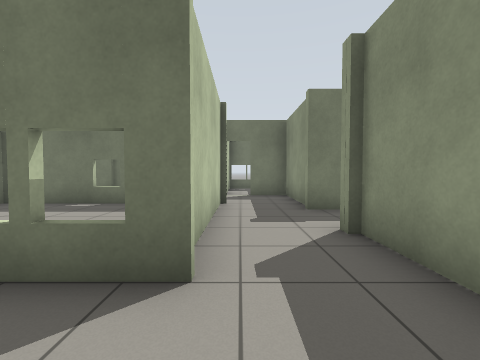
[1] (above)

24 first-person views from a walk through a Gazebo world. The camera is 0.94 m above the floor, tilts 2° down and sees 90° across. The floor is counted in squares, 1 m on a side. Each view is taken from the middle of a square. On the plan, view 1 faces up. The plan holds only what a view shows up to about 10 squares ahead; the rest is blank. The place goes on beyond the plan.

[2]
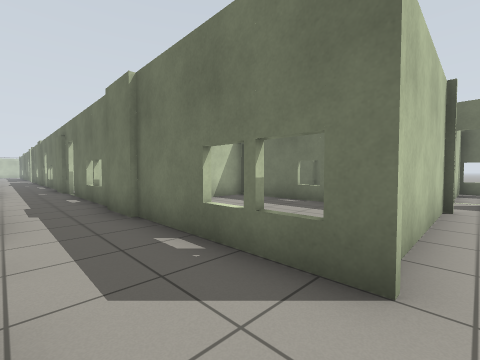

[3]
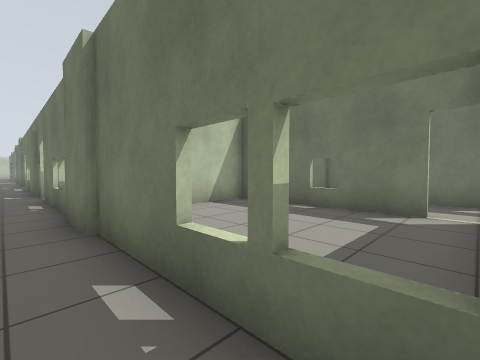

[4]
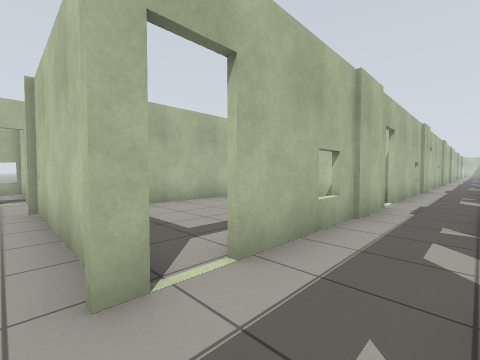

[5]
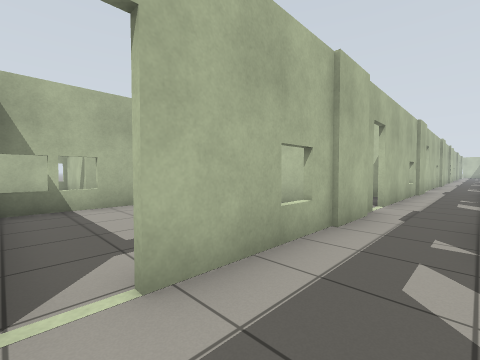

[6]
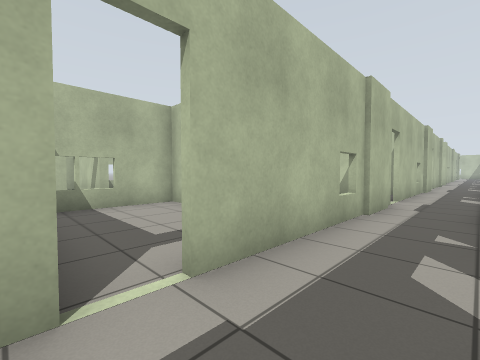

[7]
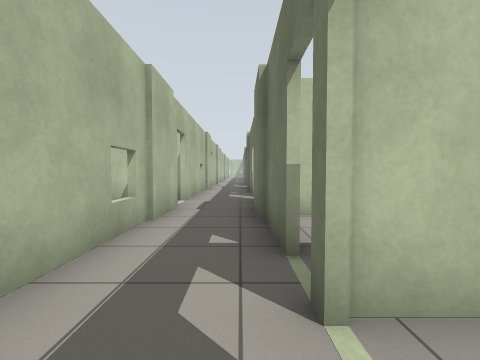

[8]
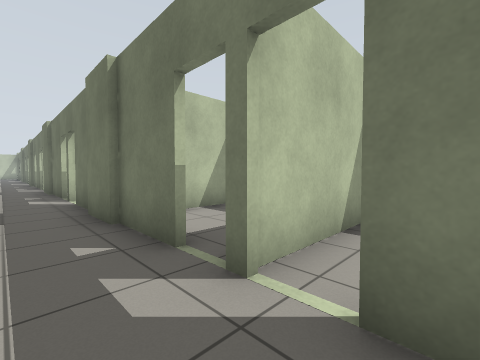

[9]
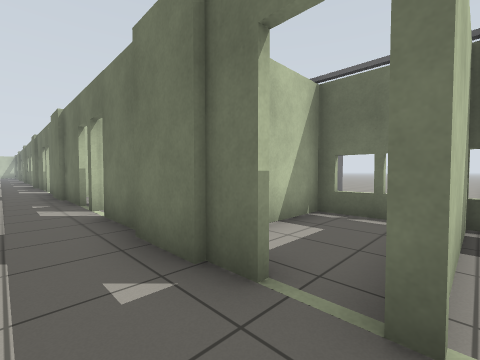

[10]
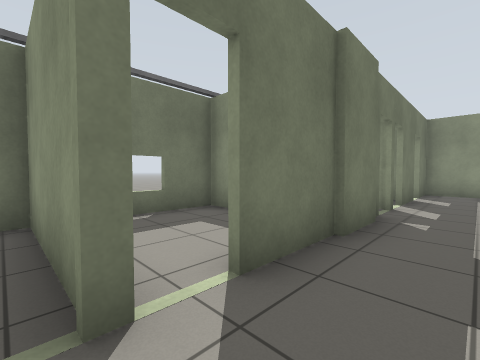

[11]
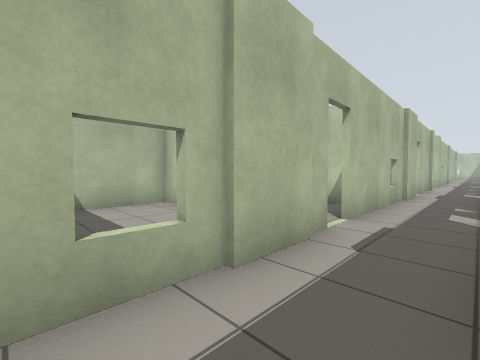

[12]
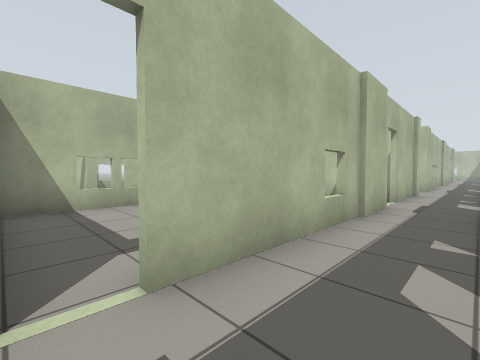

[13]
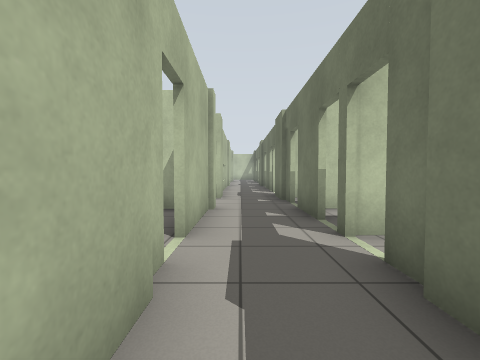

[14]
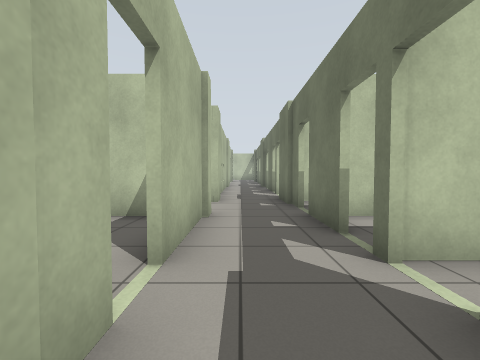

[15]
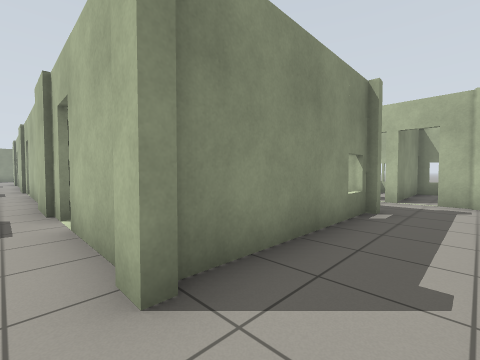

[16]
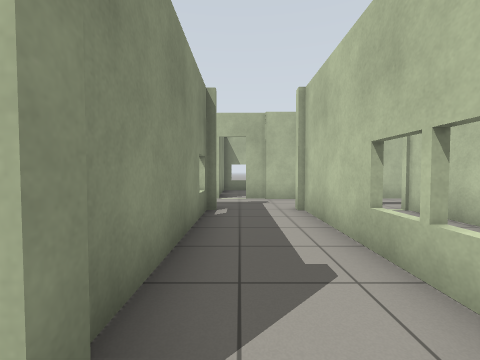

[17]
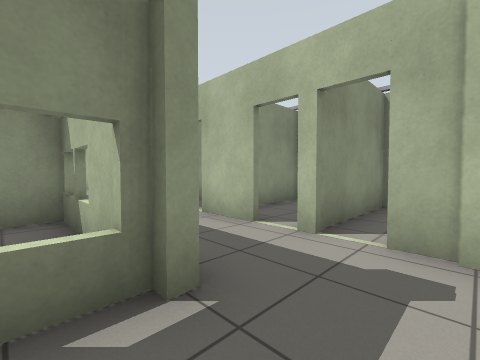

[18]
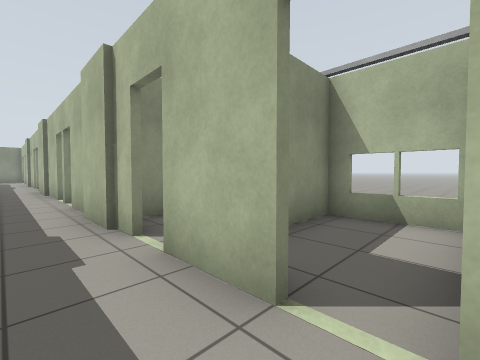

[19]
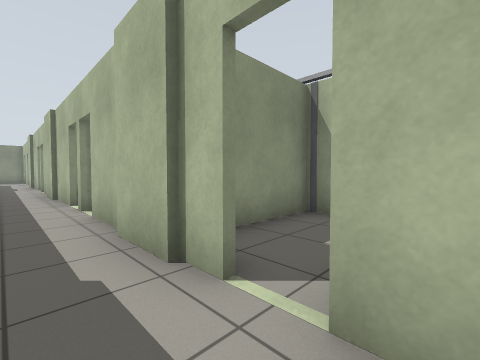

[20]
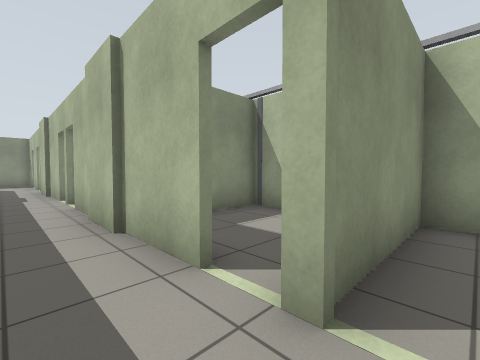

[21]
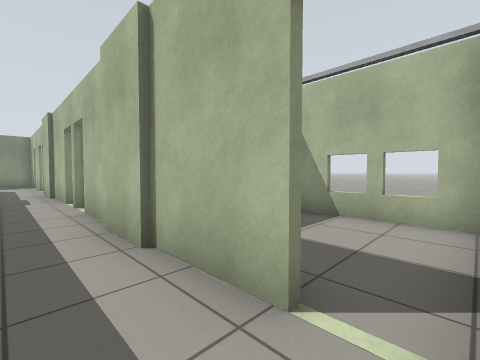

[22]
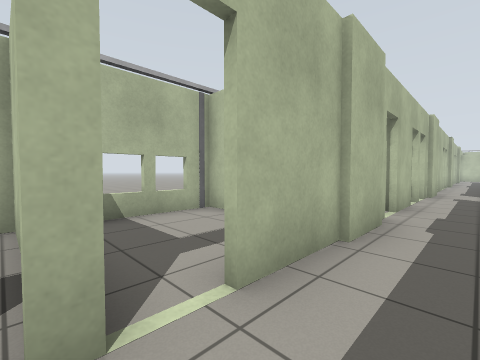

[23]
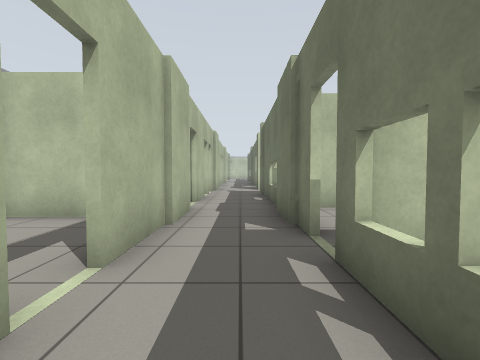

[24]
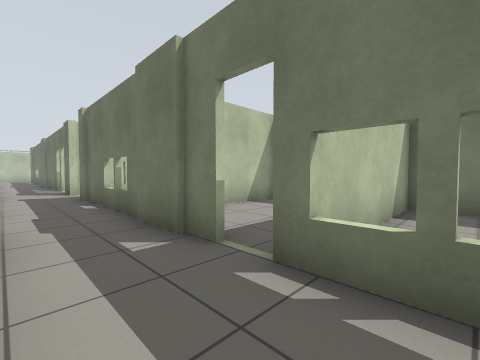

### Floor plan
Key: @ floor where view 1 was taken; # wall or solid block; x gap in a wall; . floor; = window, fence, low wall or low ledge.
Columns run from 29 left of view 1 to 3 right of it. Each row starts with its distance up from view 1.
 14                        #
 13                 #  #####==###=
 12                 #. #...#..# #.
 11      #          #..#...#..# #.
 10 ######.#### #x######.####.#x#.##
  9 ##.............##..............#
  8 ...............................#
  7 #..###.###=##x#######x###=#x#..#
  6 #..#.. #.  #..#   #...#.....#..##
  5 #..#   #.  #..# .. ...#.....#...
  4 #..#   #.. #..#... ... .....#..#
  3 #..# ..#...#..#...#...  ....#..#
  2 #..##==###.######x###=#####=#..#
  1 ...............................
  0 ###.##.####..######..####..##@
 -1   ####..#...##..# ##   #  ###.
 -2   .#.#..#...#...#  #      # #.
 -3   .#.# .#...#.. #  #      # #.
 -4   =#=# =#####==##           #=

Positions as (right, up) in squares from view 1, and headings:
1: (0, 0), facing up
2: (0, 0), facing up-left
3: (-1, 1), facing up-left
4: (0, 9), facing down-left
5: (-1, 9), facing down-left
6: (-7, 9), facing down-left
7: (-8, 9), facing left
8: (-8, 8), facing up-left
9: (-3, 8), facing up-left
10: (-10, 8), facing up-right
11: (-11, 9), facing down-left
12: (-15, 9), facing down-left
13: (-20, 8), facing left
14: (-21, 8), facing left
15: (-28, 8), facing down-right
16: (-27, 8), facing down
17: (-28, 3), facing down-right
18: (-26, 1), facing down-right
19: (-24, 1), facing down-right
20: (-18, 1), facing down-right
21: (-17, 1), facing down-right
22: (-17, 1), facing down-left
23: (-16, 1), facing left
24: (-17, 0), facing up-left
